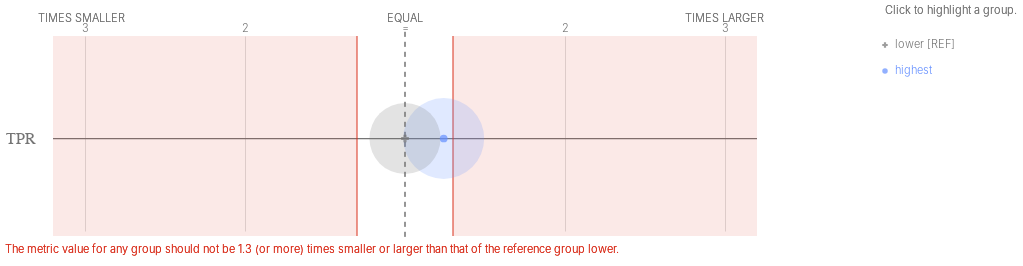

The notebook cell this image was saved under:
### Code cell
ap.disparities(bdf, metrics, 'poverty_level', fairness_threshold = 1.3)

### Figure 1 — Vega-Lite specification as saved in the notebook (floating-point values rounded to 4 significant figures)
{"config": {"view": {"continuousWidth": 400, "continuousHeight": 300, "strokeWidth": 0}, "axisLeft": {"labelColor": "rgb(117,117,117)", "labelFont": "Helvetica", "labelFontSize": 16}}, "layer": [{"data": {"name": "data-b3bcfd1decd67fb31f95ea5e1bcd9e64"}, "mark": {"type": "rule", "stroke": "rgb(117,117,117)", "strokeWidth": 1.25, "tooltip": ""}, "encoding": {"x": {"type": "quantitative", "field": "x", "scale": {"domain": [-2, 2], "range": [80.0, 720.0]}}, "x2": {"field": "x2"}, "y": {"type": "nominal", "axis": {"domain": false, "labelAngle": 0, "labelPadding": -30, "orient": "left", "ticks": false, "title": ""}, "field": "metric", "scale": {"domain": ["TPR"], "range": [30, 225.0]}}}}, {"data": {"name": "data-79dd248bdaa0ea02c535240e8ad022c8"}, "mark": {"type": "rule", "stroke": "rgb(117,117,117)", "strokeDash": [5, 5], "strokeWidth": 1}, "encoding": {"tooltip": {"value": "lower [REF]"}, "x": {"value": 400.0}, "y": {"value": 20.83}, "y2": {"value": 229.2}}}, {"data": {"name": "data-bf3bbf11504879c3d6556966f4853596"}, "mark": {"type": "text", "align": "center", "color": "rgb(117,117,117)", "font": "Helvetica", "fontSize": 11, "fontWeight": 300, "tooltip": ""}, "encoding": {"text": {"type": "nominal", "field": "label"}, "x": {"type": "quantitative", "field": "value", "scale": {"domain": [-2, 2], "range": [80.0, 720.0]}}, "y": {"value": 17.5}}}, {"layer": [{"mark": {"type": "text", "align": "right", "fill": "rgb(117,117,117)", "font": "Helvetica", "fontSize": 11, "fontWeight": 300, "tooltip": ""}, "encoding": {"text": {"value": "TIMES SMALLER"}, "x": {"value": 120.0}, "y": {"value": 7.5}}}, {"mark": {"type": "text", "align": "left", "fill": "rgb(117,117,117)", "font": "Helvetica", "fontSize": 11, "fontWeight": 300, "tooltip": ""}, "encoding": {"text": {"value": "TIMES LARGER"}, "x": {"value": 680.0}, "y": {"value": 7.5}}}, {"mark": {"type": "text", "align": "center", "fill": "rgb(117,117,117)", "font": "Helvetica", "fontSize": 11, "fontWeight": 300, "tooltip": ""}, "encoding": {"text": {"value": "EQUAL"}, "x": {"value": 400.0}, "y": {"value": 7.5}}}], "data": {"name": "data-79dd248bdaa0ea02c535240e8ad022c8"}}, {"layer": [{"mark": {"type": "rule", "opacity": 0.8, "stroke": "rgb(217, 46, 28)", "strokeWidth": 1.25, "tooltip": ""}, "encoding": {"x": {"type": "quantitative", "field": "min", "scale": {"domain": [-2, 2], "range": [80.0, 720.0]}}, "y": {"value": 25.0}, "y2": {"value": 225.0}}}, {"mark": {"type": "rule", "opacity": 0.8, "stroke": "rgb(217, 46, 28)", "strokeWidth": 1.25, "tooltip": ""}, "encoding": {"x": {"type": "quantitative", "field": "max", "scale": {"domain": [-2, 2], "range": [80.0, 720.0]}}, "y": {"value": 25.0}, "y2": {"value": 225.0}}}, {"layer": [{"mark": {"type": "rect", "fill": "rgb(217, 46, 28)", "opacity": 0.1, "tooltip": ""}, "encoding": {"x": {"type": "quantitative", "field": "min", "scale": {"domain": [-2, 2], "range": [80.0, 720.0]}}, "x2": {"field": "lower_end"}, "y": {"value": 25.0}, "y2": {"value": 225.0}}}, {"mark": {"type": "rect", "fill": "rgb(217, 46, 28)", "opacity": 0.1, "tooltip": ""}, "encoding": {"x": {"type": "quantitative", "field": "max", "scale": {"domain": [-2, 2], "range": [80.0, 720.0]}}, "x2": {"field": "upper_end"}, "y": {"value": 25.0}, "y2": {"value": 225.0}}}]}, {"data": {"name": "data-79dd248bdaa0ea02c535240e8ad022c8"}, "mark": {"type": "text", "align": "left", "baseline": "top", "fill": "rgb(217, 46, 28)", "font": "Helvetica", "fontSize": 11, "fontWeight": 300, "tooltip": ""}, "encoding": {"text": {"value": "The metric value for any group should not be 1.3 (or more) times smaller or larger than that of the reference group lower."}, "x": {"value": 0}, "y": {"value": 233.3}}}], "data": {"name": "data-b643063563633c31a45d634da5f365b2"}}, {"layer": [{"mark": "circle"}, {"data": {"name": "data-0723708aeaa24a9875addd912b017670"}, "mark": {"type": "circle", "opacity": 0.2}, "encoding": {"color": {"condition": {"type": "nominal", "field": "attribute_value", "legend": null, "scale": {"domain": ["lower", "highest"], "range": ["rgb(117,117,117)", "rgb(100, 143, 255)", "rgb(254, 97, 0)", "rgb(220, 38, 127)", "rgb(255, 176, 0)", "rgb(120, 94, 240)"]}, "selection": "selector025"}, "value": "rgb(224,224,224)"}, "size": {"type": "quantitative", "field": "group_size", "legend": null, "scale": {"domain": [0, 11970.0], "range": [0, 7854.0]}}, "tooltip": [{"type": "nominal", "field": "attribute_value", "title": "Group"}, {"type": "nominal", "field": "tooltip_group_size", "title": "Group Size"}, {"type": "nominal", "field": "tooltip_disparity_explanation_tpr", "title": "Disparity"}, {"type": "quantitative", "field": "tpr", "format": ".2f", "title": "TPR"}], "x": {"type": "quantitative", "axis": {"domain": false, "labels": false, "ticks": false, "title": null, "values": [-2, -1, 1, 2]}, "field": "tpr_disparity_scaled", "scale": {"domain": [-2, 2], "range": [80.0, 720.0]}}, "y": {"type": "nominal", "axis": {"domain": false, "grid": false, "labels": false, "ticks": false, "title": " "}, "field": "metric_variable", "scale": {"domain": ["TPR"], "range": [30, 225.0]}}}, "selection": {"selector027": {"type": "multi", "empty": "all", "fields": ["attribute_value"]}}, "transform": [{"calculate": "'TPR'", "as": "metric_variable"}]}, {"layer": [{"mark": "point"}, {"data": {"name": "data-0723708aeaa24a9875addd912b017670"}, "mark": {"type": "point", "filled": true, "size": 60}, "encoding": {"color": {"condition": {"type": "nominal", "field": "attribute_value", "legend": null, "scale": {"domain": ["lower", "highest"], "range": ["rgb(117,117,117)", "rgb(100, 143, 255)", "rgb(254, 97, 0)", "rgb(220, 38, 127)", "rgb(255, 176, 0)", "rgb(120, 94, 240)"]}, "selection": "selector025"}, "value": "rgb(224,224,224)"}, "shape": {"type": "nominal", "field": "attribute_value", "legend": null, "scale": {"domain": ["lower", "highest"], "range": ["cross", "circle"]}}, "tooltip": [{"type": "nominal", "field": "attribute_value", "title": "Group"}, {"type": "nominal", "field": "tooltip_group_size", "title": "Group Size"}, {"type": "nominal", "field": "tooltip_disparity_explanation_tpr", "title": "Disparity"}, {"type": "quantitative", "field": "tpr", "format": ".2f", "title": "TPR"}], "x": {"type": "quantitative", "axis": {"domain": false, "labels": false, "ticks": false, "title": null, "values": [-2, -1, 1, 2]}, "field": "tpr_disparity_scaled", "scale": {"domain": [-2, 2], "range": [80.0, 720.0]}}, "y": {"type": "nominal", "axis": {"domain": false, "grid": false, "labels": false, "ticks": false, "title": " "}, "field": "metric_variable", "scale": {"domain": ["TPR"], "range": [30, 225.0]}}}, "selection": {"selector026": {"type": "multi", "empty": "all", "fields": ["attribute_value"]}}, "transform": [{"calculate": "'TPR'", "as": "metric_variable"}]}]}]}, {"layer": [{"mark": {"type": "point", "filled": true, "tooltip": ""}, "encoding": {"color": {"condition": {"type": "nominal", "field": "attribute_value", "legend": null, "scale": {"domain": ["lower", "highest"], "range": ["rgb(117,117,117)", "rgb(100, 143, 255)", "rgb(254, 97, 0)", "rgb(220, 38, 127)", "rgb(255, 176, 0)", "rgb(120, 94, 240)"]}, "selection": "selector025"}, "value": "rgb(224,224,224)"}, "shape": {"type": "nominal", "field": "attribute_value", "legend": null, "scale": {"domain": ["lower", "highest"], "range": ["cross", "circle"]}}, "x": {"value": 880.0}, "y": {"type": "nominal", "axis": {"domain": false, "grid": false, "labels": false, "ticks": false, "title": " "}, "field": "attribute_value", "scale": {"domain": ["lower", "highest"], "range": [21, 73]}}}, "selection": {"selector025": {"type": "multi", "empty": "all", "fields": ["attribute_value"]}}}, {"mark": {"type": "text", "align": "left", "baseline": "middle", "font": "Helvetica", "fontSize": 11, "fontWeight": 300, "tooltip": ""}, "encoding": {"color": {"condition": {"type": "nominal", "field": "attribute_value", "legend": null, "scale": {"domain": ["lower", "highest"], "range": ["rgb(117,117,117)", "rgb(100, 143, 255)", "rgb(254, 97, 0)", "rgb(220, 38, 127)", "rgb(255, 176, 0)", "rgb(120, 94, 240)"]}, "selection": "selector025"}, "value": "rgb(224,224,224)"}, "text": {"type": "nominal", "field": "label"}, "x": {"value": 890.0}, "y": {"type": "nominal", "axis": {"domain": false, "grid": false, "labels": false, "ticks": false, "title": " "}, "field": "attribute_value", "scale": {"domain": ["lower", "highest"], "range": [21, 73]}}}, "selection": {"selector028": {"type": "multi", "empty": "all", "fields": ["attribute_value"]}}}, {"data": {"name": "data-79dd248bdaa0ea02c535240e8ad022c8"}, "mark": {"type": "text", "align": "left", "baseline": "middle", "color": "rgb(117,117,117)", "font": "Helvetica", "fontSize": 11, "fontWeight": 300, "tooltip": ""}, "encoding": {"text": {"value": "Click to highlight a group."}, "x": {"value": 880.0}, "y": {"value": 0}}}], "data": {"name": "data-a5ebce136adcce28635ff1807ca7d132"}}], "height": 250, "resolve": {"scale": {"size": "independent", "y": "independent"}}, "width": 800, "$schema": "https://vega.github.io/schema/vega-lite/v4.8.1.json", "datasets": {"data-b3bcfd1decd67fb31f95ea5e1bcd9e64": [{"metric": "TPR", "x": -2.2, "x2": 2.2}], "data-79dd248bdaa0ea02c535240e8ad022c8": [{"a": 1, "b": 0}, {"a": 1, "b": 0}], "data-bf3bbf11504879c3d6556966f4853596": [{"value": -2, "label": 3}, {"value": -1, "label": 2}, {"value": 0, "label": "="}, {"value": 1, "label": 2}, {"value": 2, "label": 3}], "data-b643063563633c31a45d634da5f365b2": [{"min": -0.3, "max": 0.3, "lower_end": -2.2, "upper_end": 2.2}], "data-0723708aeaa24a9875addd912b017670": [{"attribute_name": "poverty_level", "attribute_value": "highest", "group_size": 9973, "total_entities": 17677, "tpr": 0.1073, "tpr_disparity": 1.242, "tpr_disparity_scaled": 0.2419, "tooltip_group_size": "9,973 (56.42%)", "tooltip_disparity_explanation_tpr": "1.24 times larger TPR than the reference group"}, {"attribute_name": "poverty_level", "attribute_value": "lower", "group_size": 7704, "total_entities": 17677, "tpr": 0.08642, "tpr_disparity": 1.0, "tpr_disparity_scaled": 0.0, "tooltip_group_size": "7,704 (43.58%)", "tooltip_disparity_explanation_tpr": "Reference group"}], "data-a5ebce136adcce28635ff1807ca7d132": [{"attribute_value": "lower", "label": "lower [REF]"}, {"attribute_value": "highest", "label": "highest"}]}}
